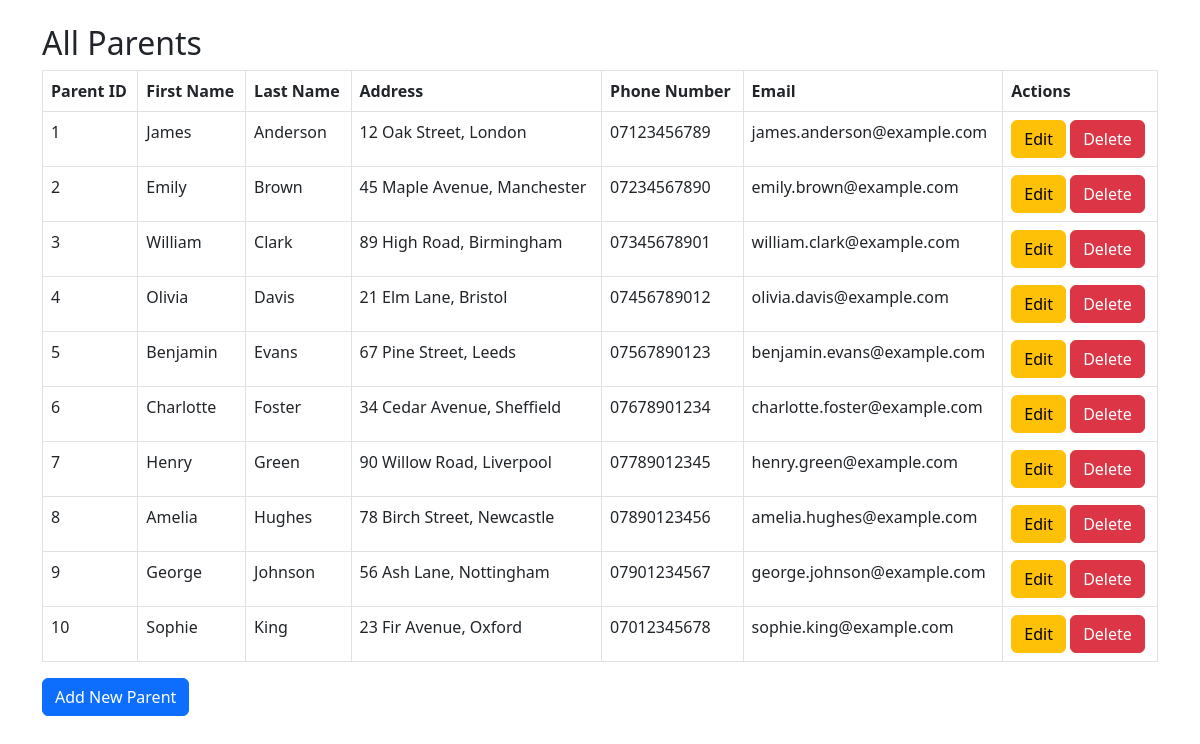
Screenshot of /parents.php with the database file from the repository.
### tables this page shows
CREATE TABLE `parents` (
  `Parent_id` int(11) NOT NULL,
  `First_name` varchar(50) DEFAULT NULL,
  `Last_name` varchar(50) DEFAULT NULL,
  `Address` text NOT NULL,
  `Phone_number` varchar(15) NOT NULL,
  `Email` varchar(100) NOT NULL
);

### parents.php (the view, shortened to what this page needs)
<?php
include 'db.php';
$sql = "SELECT Parent_id, First_name, Last_name, Address, Phone_number, Email FROM parents";
$result = $conn->query($sql);
?>
<!DOCTYPE html>
<html lang="en">
<head>
  <link rel="stylesheet" href="https://cdn.jsdelivr.net/npm/bootstrap@5.3.0/dist/css/bootstrap.min.css">
</head>
<body>
  <div class="container mt-4">
    <h2>All Parents</h2>
    <table class="table table-bordered">
      <thead>
        <tr>
          <th>Parent ID</th>
          <th>First Name</th>
          <th>Last Name</th>
          <th>Address</th>
          <th>Phone Number</th>
          <th>Email</th>
          <th>Actions</th>
        </tr>
      </thead>
      <tbody>
        <?php while ($row = $result->fetch_assoc()) { ?>
          <tr>
            <td><?php echo $row['Parent_id']; ?></td>
            <td><?php echo $row['First_name']; ?></td>
            <td><?php echo $row['Last_name']; ?></td>
            <td><?php echo $row['Address']; ?></td>
            <td><?php echo $row['Phone_number']; ?></td>
            <td><?php echo $row['Email']; ?></td>
            <td>
              <a href="edit_parent.php?id=<?php echo $row['Parent_id']; ?>" class="btn btn-warning">Edit</a>
              <a href="delete_parent.php?id=<?php echo $row['Parent_id']; ?>" class="btn btn-danger">Delete</a>
            </td>
          </tr>
        <?php } ?>
      </tbody>
    </table>
    <a href="add_parent.php" class="btn btn-primary">Add New Parent</a>
  </div>
</body>
</html>

### rows the page displays
parents: Parent_id "1", First_name "James", Last_name "Anderson", Address "12 Oak Street, London", Phone_number "07123456789", Email "james.anderson@example.com"
parents: Parent_id "2", First_name "Emily", Last_name "Brown", Address "45 Maple Avenue, Manchester", Phone_number "07234567890", Email "emily.brown@example.com"
parents: Parent_id "3", First_name "William", Last_name "Clark", Address "89 High Road, Birmingham", Phone_number "07345678901", Email "william.clark@example.com"
parents: Parent_id "4", First_name "Olivia", Last_name "Davis", Address "21 Elm Lane, Bristol", Phone_number "07456789012", Email "olivia.davis@example.com"
parents: Parent_id "5", First_name "Benjamin", Last_name "Evans", Address "67 Pine Street, Leeds", Phone_number "07567890123", Email "benjamin.evans@example.com"
parents: Parent_id "6", First_name "Charlotte", Last_name "Foster", Address "34 Cedar Avenue, Sheffield", Phone_number "07678901234", Email "charlotte.foster@example.com"
parents: Parent_id "7", First_name "Henry", Last_name "Green", Address "90 Willow Road, Liverpool", Phone_number "07789012345", Email "henry.green@example.com"
parents: Parent_id "8", First_name "Amelia", Last_name "Hughes", Address "78 Birch Street, Newcastle", Phone_number "07890123456", Email "amelia.hughes@example.com"
parents: Parent_id "9", First_name "George", Last_name "Johnson", Address "56 Ash Lane, Nottingham", Phone_number "07901234567", Email "george.johnson@example.com"
parents: Parent_id "10", First_name "Sophie", Last_name "King", Address "23 Fir Avenue, Oxford", Phone_number "07012345678", Email "sophie.king@example.com"
